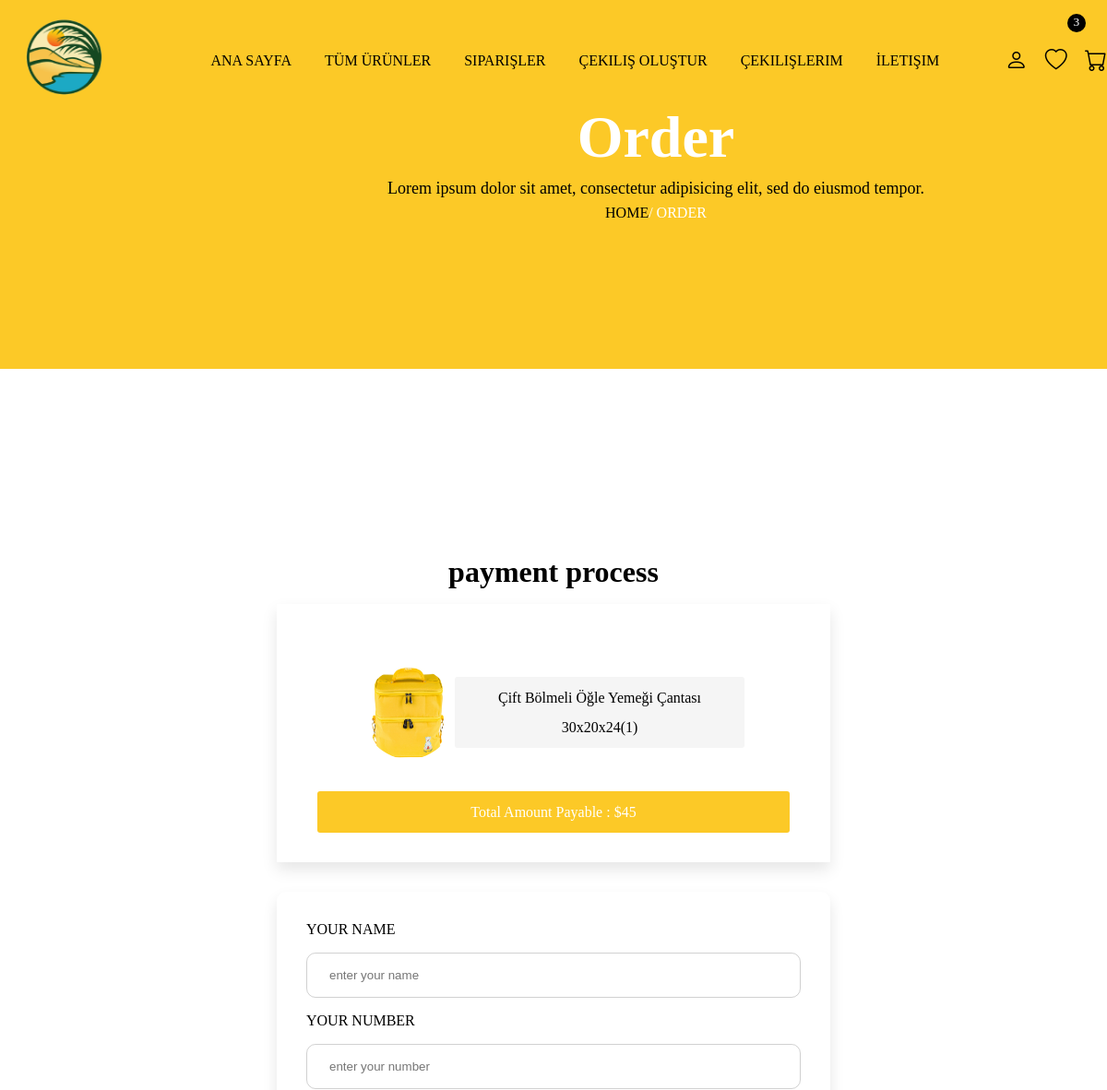
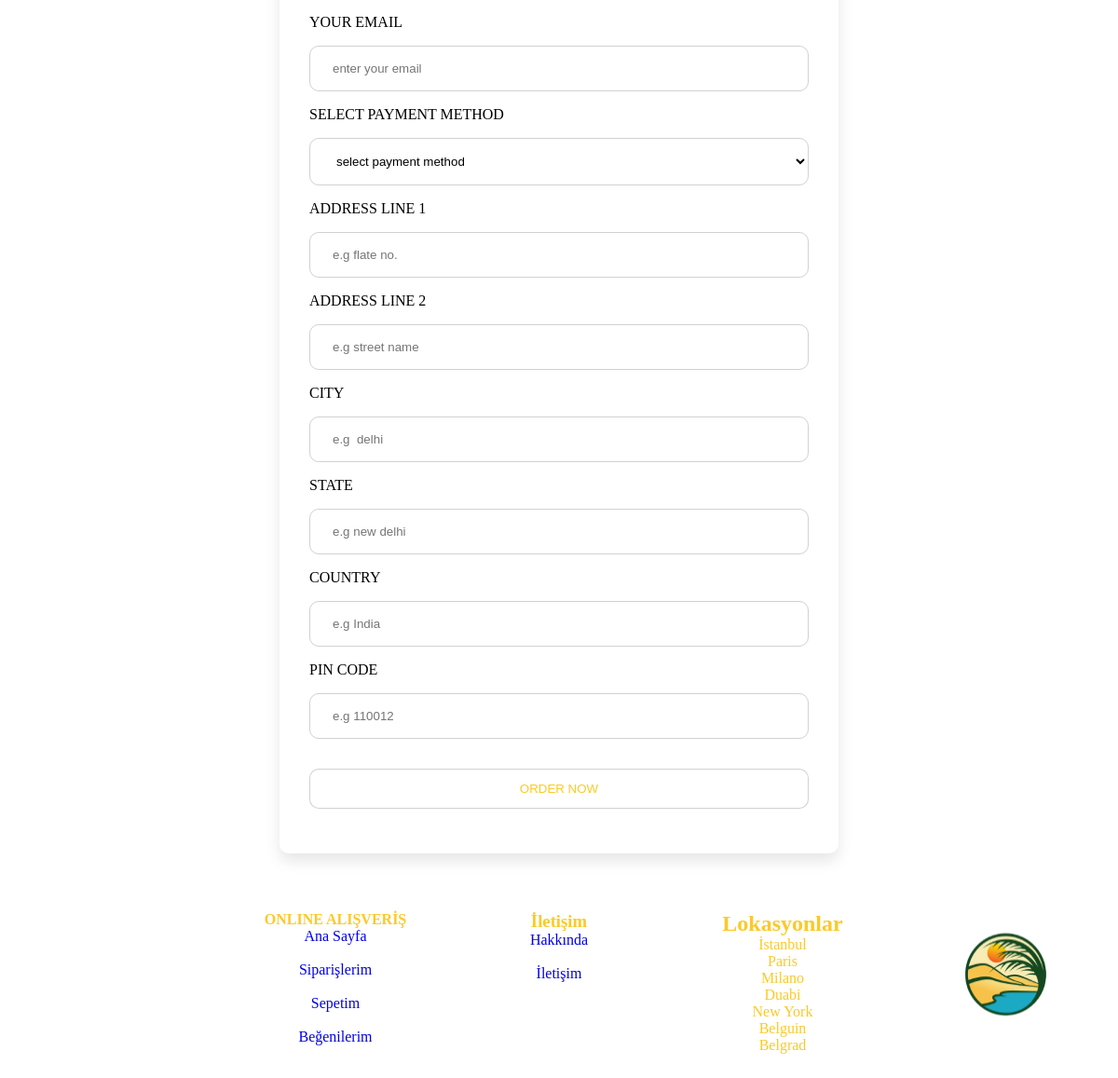
/checkout.php (signed in), run on the app's committed database (2 pictures, top to bottom).
### tables this page shows
CREATE TABLE `cart` (
  `id` int(255) NOT NULL,
  `user_id` int(255) NOT NULL,
  `pid` int(255) NOT NULL,
  `name` varchar(255) NOT NULL,
  `price` varchar(255) NOT NULL,
  `quantity` varchar(255) NOT NULL,
  `image` varchar(255) NOT NULL
);

### checkout.php (the view, shortened to what this page needs)
<!DOCTYPE html>
<html lang="en">
<head>
    <link rel="stylesheet" href="https://cdn.jsdelivr.net/npm/bootstrap-icons@1.9.1/font/bootstrap-icons.css">
    <link rel="stylesheet" href="main.css">
</head>
<body>
    <?php include 'header.php'; ?>
    <div class="banner">
        <div class="detail">
            <h1>order</h1>
            <p>Lorem ipsum dolor sit amet, consectetur adipisicing elit, sed do eiusmod
            tempor.</p>
            <a href="index.php">home</a><span>/ order</span>
        </div>
    </div>
    <div class="line"></div>
    <div class="checkout-form">
        <h1 class="title">payment process</h1>
        <div class="display-order">
            <div class="box-container">
            <?php
                $select_cart=mysqli_query($conn,"SELECT * FROM `cart` WHERE user_id='$user_id'") or die('query failed');
                $total=0;
                $grand_total=0;
                if (mysqli_num_rows($select_cart)>0) {
                    while($fetch_cart=mysqli_fetch_assoc($select_cart)){
                        $total_price=($fetch_cart['price'] * $fetch_cart['quantity']);
                        $grand_total=$total+=$total_price;
                ?>
                    <div class="box">
                        <img src="image/<?php echo $fetch_cart['image'];?>">
                        <span><?= $fetch_cart['name']; ?>(<?= $fetch_cart['quantity']; ?>)</span>
                    </div>
                <?php
                        }
                    }
                ?>
            </div>
            <span class="grand-total">Total Amount Payable : $<?= $grand_total; ?></span>
        </div>
        <form method="post">
            <div class="input-field">
                <label>your name</label>
                <input type="text" name="name" placeholder="enter your name">
            </div>
            <div class="input-field">
                <label>your number</label>
                <input type="number" name="number" placeholder="enter your number">
            </div>
            <div class="input-field">
                <label>your email</label>
                <input type="text" name="email" placeholder="enter your email">
            </div>
            <div class="input-field">
                <label>select payment method</label>
                <select name="method">
                    <option selected disabled>select payment method</option>
                </select>
            </div>
            <div class="input-field">
                <label>address line 1</label>
                <input type="text" name="flate" placeholder="e.g flate no.">
            </div>
            <div class="input-field">
                <label>address line 2</label>
                <input type="text" name="street" placeholder="e.g street name">
            </div>
            <div class="input-field">
                <label>city</label>
                <input type="text" name="city" placeholder="e.g  delhi">
            </div>
            <div class="input-field">
                <label>state</label>
                <input type="text" name="state" placeholder="e.g new delhi">
            </div>
            <div class="input-field">
                <label>country</label>
                <input type="text" name="country" placeholder="e.g India">
            </div>
            <div class="input-field">
                <label>pin code</label>
                <input type="text" name="pin" placeholder="e.g 110012">
            </div>
            <input type="submit" name="order_btn" class="btn" value="order now">
        </form>
    </div>
    <?php include 'footer.php'; ?>
</body>
</html>

### main.css (style rules this page uses)
* { margin: 0; padding: 0; box-sizing: border-box; }
:root { --box-shadow: 0px 0px 0px 7px rgb(255 255 255/40%); --box-shadow2: 0 .5rem 1rem rgba(0, 0, 0, 0.1); --orange: #fcc927; }
a { text-decoration: none; }
.btn { padding: .8rem 2.5em; text-transform: uppercase; background: #fff; color: var(--orange); border-radius: 10px; cursor: pointer; }
.title { text-align: center; margin-bottom: 1rem }
.line, .line4 { width: 100%; height: 100px; margin-top: -3.6rem; }
.line { margin-bottom: 10rem; }
input, textarea, select { outline: none; border: 1px solid #55555544; background: transparent; width: 100%; padding: 1rem 1.5rem; border-radius: 10px; margin: 1rem 0; }
input[type=submit] { cursor: pointer; }
.banner { background: var(--orange); width: 100%; height: 50vh; position: relative; z-index: 1; }
.banner::before { position: absolute; content: ''; bottom: -18%; right: 0; width: 316px; height: 245px; background-size: 314px; background-repeat: no-repeat; }
.banner .detail { position: absolute; padding: 7rem 0; left: 35%; text-align: center; z-index: 200; }
.banner .detail h1 { font-size: 4rem; color: #fff; text-transform: capitalize; }
.banner .detail p { font-size: 18px; line-height: 2; }
.banner .detail a { text-transform: uppercase; color: #000; }
.banner .detail span { color: #fff; text-transform: uppercase; }
.box-container { padding: 2% 8%; display: grid; grid-template-columns: repeat(auto-fit, minmax(20rem, 1fr)); column-gap: 1rem; }
.box-container .box, .popular-brands-content .card { background: #fff; box-shadow: var(--box-shadow2); padding: 2rem; margin: 1rem; text-align: center; border-radius: 10px; line-height: 2; text-transform: uppercase; position: relative; }
.box-container .box img { width: 100%; height: 250px; }
.display-order { box-shadow: var(--box-shadow2); width: 50vw; margin: 1rem auto; text-align: center; padding: 2rem 1rem; line-height: 2; }
.display-order .box-container { grid-template-columns: repeat(auto-fit, minmax(15rem,1fr)); }
.display-order .box-container .box { display: flex; box-shadow: var(--box-shadow); margin: 1rem 0; padding: .5rem 2rem; align-items: center; }
.display-order .box-container .box img { width: 100px; height: 100px; border-radius: 50%; }
.display-order span { display: inline-block; background: #f5f5f5; padding: .4rem; border-radius: 3px; text-transform: capitalize; }
.display-order .grand-total { width: 90%; background: var(--orange); color: #fff; cursor: pointer; }
.checkout-form form { width: 50vw; box-shadow: var(--box-shadow2); margin: 2rem auto; padding: 2rem; border-radius: 10px; }
.input-field label { margin: .6rem 0; text-transform: uppercase; }

### data on the page
cart: image (picture), name "Çift Bölmeli Öğle Yemeği Çantası 30x20x24", quantity "1"

### other printed values
$wishlist_num_rows "3"
$grand_total "45"
